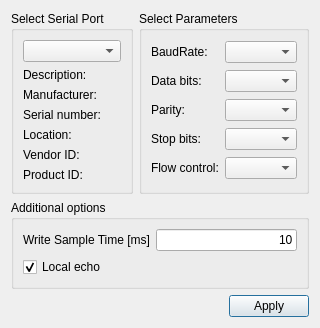
<?xml version="1.0" encoding="UTF-8"?>
<ui version="4.0">
 <class>SettingsDialog</class>
 <widget class="QDialog" name="SettingsDialog">
  <property name="geometry">
   <rect>
    <x>0</x>
    <y>0</y>
    <width>298</width>
    <height>290</height>
   </rect>
  </property>
  <property name="windowTitle">
   <string>Settings</string>
  </property>
  <layout class="QGridLayout" name="gridLayout_3">
   <item row="0" column="0">
    <widget class="QGroupBox" name="selectBox">
     <property name="title">
      <string>Select Serial Port</string>
     </property>
     <layout class="QGridLayout" name="gridLayout">
      <item row="0" column="0">
       <widget class="QComboBox" name="serialPortInfoListBox"/>
      </item>
      <item row="1" column="0">
       <widget class="QLabel" name="descriptionLabel">
        <property name="text">
         <string>Description:</string>
        </property>
       </widget>
      </item>
      <item row="2" column="0">
       <widget class="QLabel" name="manufacturerLabel">
        <property name="text">
         <string>Manufacturer:</string>
        </property>
       </widget>
      </item>
      <item row="3" column="0">
       <widget class="QLabel" name="serialNumberLabel">
        <property name="text">
         <string>Serial number:</string>
        </property>
       </widget>
      </item>
      <item row="4" column="0">
       <widget class="QLabel" name="locationLabel">
        <property name="text">
         <string>Location:</string>
        </property>
       </widget>
      </item>
      <item row="5" column="0">
       <widget class="QLabel" name="vidLabel">
        <property name="text">
         <string>Vendor ID:</string>
        </property>
       </widget>
      </item>
      <item row="6" column="0">
       <widget class="QLabel" name="pidLabel">
        <property name="text">
         <string>Product ID:</string>
        </property>
       </widget>
      </item>
     </layout>
    </widget>
   </item>
   <item row="2" column="0" colspan="2">
    <layout class="QHBoxLayout" name="horizontalLayout">
     <item>
      <spacer name="horizontalSpacer">
       <property name="orientation">
        <enum>Qt::Horizontal</enum>
       </property>
       <property name="sizeHint" stdset="0">
        <size>
         <width>96</width>
         <height>20</height>
        </size>
       </property>
      </spacer>
     </item>
     <item>
      <widget class="QPushButton" name="applyButton">
       <property name="text">
        <string>Apply</string>
       </property>
      </widget>
     </item>
    </layout>
   </item>
   <item row="1" column="0" colspan="2">
    <widget class="QGroupBox" name="additionalOptionsGroupBox">
     <property name="title">
      <string>Additional options</string>
     </property>
     <layout class="QVBoxLayout" name="verticalLayout">
      <item>
       <layout class="QHBoxLayout" name="horizontalLayout_2">
        <item>
         <widget class="QLabel" name="label">
          <property name="text">
           <string>Write Sample Time [ms]</string>
          </property>
         </widget>
        </item>
        <item>
         <widget class="QLineEdit" name="le_ts">
          <property name="text">
           <string>10</string>
          </property>
          <property name="alignment">
           <set>Qt::AlignRight|Qt::AlignTrailing|Qt::AlignVCenter</set>
          </property>
         </widget>
        </item>
       </layout>
      </item>
      <item alignment="Qt::AlignTop">
       <widget class="QCheckBox" name="localEchoCheckBox">
        <property name="text">
         <string>Local echo</string>
        </property>
        <property name="checked">
         <bool>true</bool>
        </property>
       </widget>
      </item>
     </layout>
    </widget>
   </item>
   <item row="0" column="1">
    <widget class="QGroupBox" name="parametersBox">
     <property name="title">
      <string>Select Parameters</string>
     </property>
     <layout class="QGridLayout" name="gridLayout_2">
      <item row="0" column="0">
       <widget class="QLabel" name="baudRateLabel">
        <property name="text">
         <string>BaudRate:</string>
        </property>
       </widget>
      </item>
      <item row="0" column="1">
       <widget class="QComboBox" name="baudRateBox"/>
      </item>
      <item row="1" column="0">
       <widget class="QLabel" name="dataBitsLabel">
        <property name="text">
         <string>Data bits:</string>
        </property>
       </widget>
      </item>
      <item row="1" column="1">
       <widget class="QComboBox" name="dataBitsBox"/>
      </item>
      <item row="2" column="0">
       <widget class="QLabel" name="parityLabel">
        <property name="text">
         <string>Parity:</string>
        </property>
       </widget>
      </item>
      <item row="2" column="1">
       <widget class="QComboBox" name="parityBox"/>
      </item>
      <item row="3" column="0">
       <widget class="QLabel" name="stopBitsLabel">
        <property name="text">
         <string>Stop bits:</string>
        </property>
       </widget>
      </item>
      <item row="3" column="1">
       <widget class="QComboBox" name="stopBitsBox"/>
      </item>
      <item row="4" column="0">
       <widget class="QLabel" name="flowControlLabel">
        <property name="text">
         <string>Flow control:</string>
        </property>
       </widget>
      </item>
      <item row="4" column="1">
       <widget class="QComboBox" name="flowControlBox"/>
      </item>
     </layout>
    </widget>
   </item>
  </layout>
 </widget>
 <resources/>
 <connections/>
</ui>
